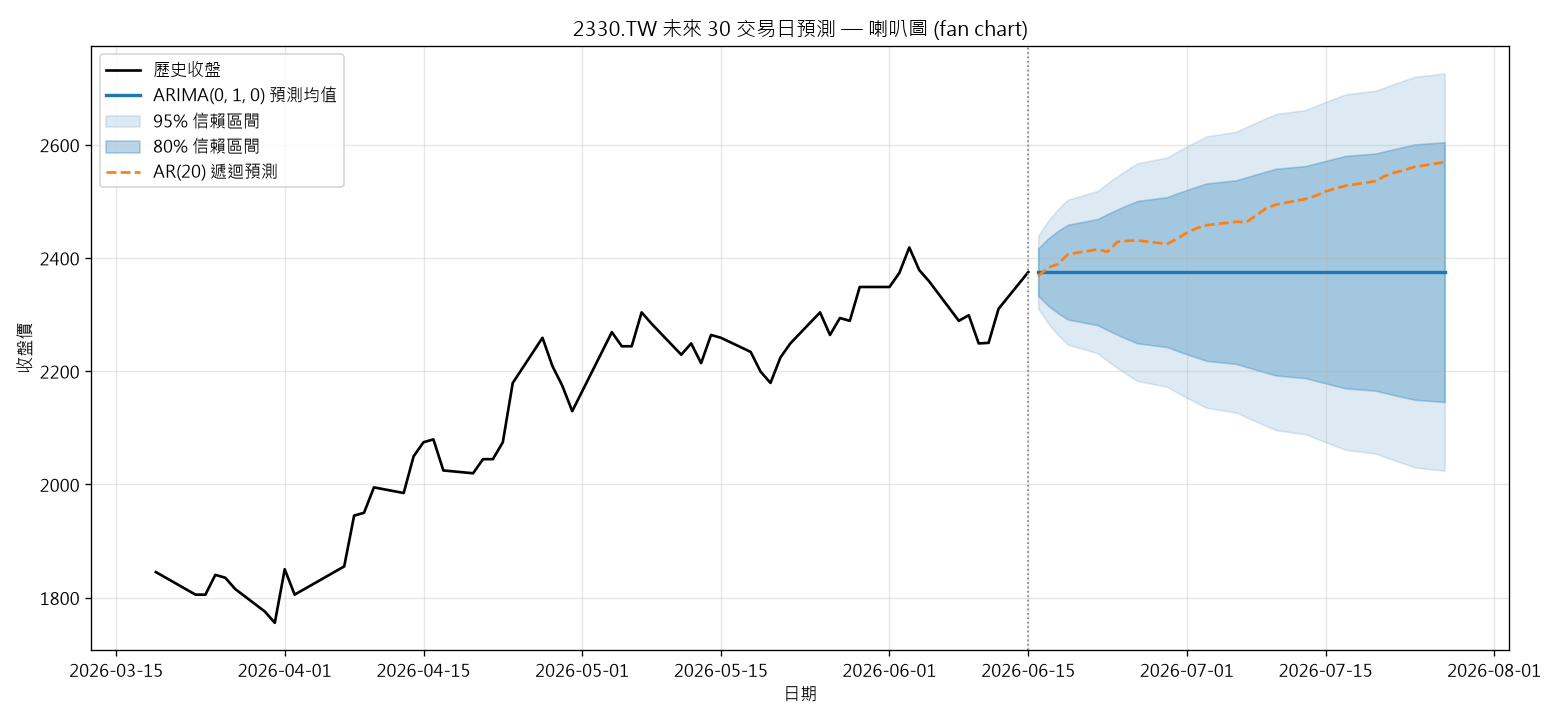

Source code (Python):
# ================================================================
# 2330.TW 未來 30 交易日預測 + 喇叭圖 (fan chart)
# ARIMA 信賴區間扇形 + AR(20) 遞迴預測對照線
# ================================================================

import warnings; warnings.filterwarnings("ignore")
import yfinance as yf
import pandas as pd
import numpy as np
import matplotlib; matplotlib.use("Agg")
import matplotlib.pyplot as plt
plt.rcParams["font.sans-serif"] = ["Microsoft JhengHei", "SimHei", "Arial Unicode MS"]
plt.rcParams["axes.unicode_minus"] = False
from sklearn.linear_model import LinearRegression
from statsmodels.tsa.arima.model import ARIMA

HORIZON = 30   # 預測未來交易日數


def select_arima_order(series, p=range(4), d=(1,), q=range(4)):
    best_aic, best = np.inf, (1, 1, 0)
    for pp in p:
        for dd in d:
            for qq in q:
                try:
                    aic = ARIMA(series, order=(pp, dd, qq)).fit().aic
                    if aic < best_aic: best_aic, best = aic, (pp, dd, qq)
                except Exception: pass
    return best


# ---- 資料 ----
df = yf.download("2330.TW", period="1y", interval="1d", auto_adjust=True)
if isinstance(df.columns, pd.MultiIndex):
    df.columns = df.columns.get_level_values(0)
close = df["Close"].dropna()

# 未來交易日索引(跳過週末)
future_idx = pd.bdate_range(close.index[-1] + pd.Timedelta(days=1), periods=HORIZON)

# ---- ARIMA: 全資料配適 -> 未來 30 步預測 + 信賴區間 ----
order = select_arima_order(np.asarray(close, float))
res = ARIMA(np.asarray(close, float), order=order).fit()
fc = res.get_forecast(steps=HORIZON)
mean = pd.Series(fc.predicted_mean, index=future_idx)
ci95 = fc.conf_int(alpha=0.05)   # 95% 帶
ci80 = fc.conf_int(alpha=0.20)   # 80% 帶
lo95, hi95 = ci95[:, 0], ci95[:, 1]
lo80, hi80 = ci80[:, 0], ci80[:, 1]

# ---- AR(20) 遞迴多步預測(對照線,無信賴區間)----
lag = 20
window = list(close.iloc[-lag:].values)
lr = LinearRegression().fit(
    np.column_stack([close.shift(i) for i in range(1, lag + 1)]).astype(float)[lag:],
    close.values[lag:])
ar_future = []
for _ in range(HORIZON):
    x = np.array(window[-lag:][::-1]).reshape(1, -1)   # lag_1..lag_20 (新->舊)
    yhat = float(lr.predict(x)[0])
    ar_future.append(yhat)
    window.append(yhat)
ar_future = pd.Series(ar_future, index=future_idx)

# ---- 喇叭圖 ----
hist = close.iloc[-60:]   # 只畫最近 60 天歷史,讓喇叭看得清楚
plt.figure(figsize=(13, 6))
plt.plot(hist.index, hist.values, color="black", lw=1.6, label="歷史收盤")
plt.plot(mean.index, mean.values, color="tab:blue", lw=2, label=f"ARIMA{order} 預測均值")
plt.fill_between(future_idx, lo95, hi95, color="tab:blue", alpha=0.15, label="95% 信賴區間")
plt.fill_between(future_idx, lo80, hi80, color="tab:blue", alpha=0.30, label="80% 信賴區間")
plt.plot(ar_future.index, ar_future.values, color="tab:orange", ls="--", lw=1.6,
         label="AR(20) 遞迴預測")
plt.axvline(close.index[-1], color="grey", ls=":", lw=1)
plt.title(f"2330.TW 未來 {HORIZON} 交易日預測 — 喇叭圖 (fan chart)")
plt.xlabel("日期"); plt.ylabel("收盤價")
plt.legend(loc="upper left"); plt.grid(True, alpha=0.3)
plt.tight_layout(); plt.savefig("forecast_30d.png", dpi=120)
print(f"自動選階 ARIMA order = {order}")
print(f"最後收盤 ({close.index[-1].date()}): {float(close.iloc[-1]):.2f}")
print("已存圖 -> forecast_30d.png")

# ---- 輸出預測表 ----
out = pd.DataFrame({
    "ARIMA_mean": mean, "lo80": lo80, "hi80": hi80,
    "lo95": lo95, "hi95": hi95, "AR20": ar_future.values}).round(2)
out.index.name = "date"
out.to_csv("forecast_30d.csv")
print("已存表 -> forecast_30d.csv")
print(out.head(10).to_string())
